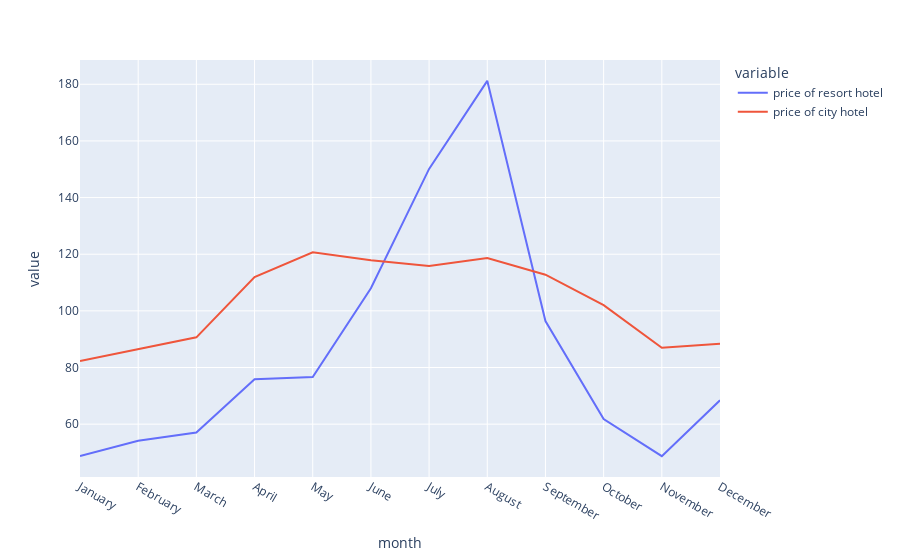

This figure's notebook cell:
### Code cell
# plot a linechart fro hotel table 
px.line(data_frame=price_hotel_table,x='month',y=['price of resort hotel','price of city hotel'])

### Figure 1 — Plotly figure (JSON) as saved in the notebook; plotly's stock layout.template omitted (floating-point values rounded to 4 significant figures)
{"data": [{"hovertemplate": "variable=price of resort hotel<br>month=%{x}<br>value=%{y}<extra></extra>", "legendgroup": "price of resort hotel", "line": {"color": "#636efa", "dash": "solid"}, "marker": {"symbol": "circle"}, "mode": "lines", "name": "price of resort hotel", "orientation": "v", "showlegend": true, "type": "scatter", "x": ["January", "February", "March", "April", "May", "June", "July", "August", "September", "October", "November", "December"], "xaxis": "x", "y": [48.76, 54.15, 57.06, 75.87, 76.66, 108.0, 150.1, 181.2, 96.42, 61.78, 48.71, 68.41], "yaxis": "y"}, {"hovertemplate": "variable=price of city hotel<br>month=%{x}<br>value=%{y}<extra></extra>", "legendgroup": "price of city hotel", "line": {"color": "#EF553B", "dash": "solid"}, "marker": {"symbol": "circle"}, "mode": "lines", "name": "price of city hotel", "orientation": "v", "showlegend": true, "type": "scatter", "x": ["January", "February", "March", "April", "May", "June", "July", "August", "September", "October", "November", "December"], "xaxis": "x", "y": [82.33, 86.52, 90.66, 112.0, 120.7, 117.9, 115.8, 118.7, 112.8, 102.0, 86.95, 88.4], "yaxis": "y"}], "layout": {"legend": {"title": {"text": "variable"}, "tracegroupgap": 0}, "margin": {"t": 60}, "xaxis": {"anchor": "y", "domain": [0, 1], "title": {"text": "month"}}, "yaxis": {"anchor": "x", "domain": [0, 1], "title": {"text": "value"}}}}
